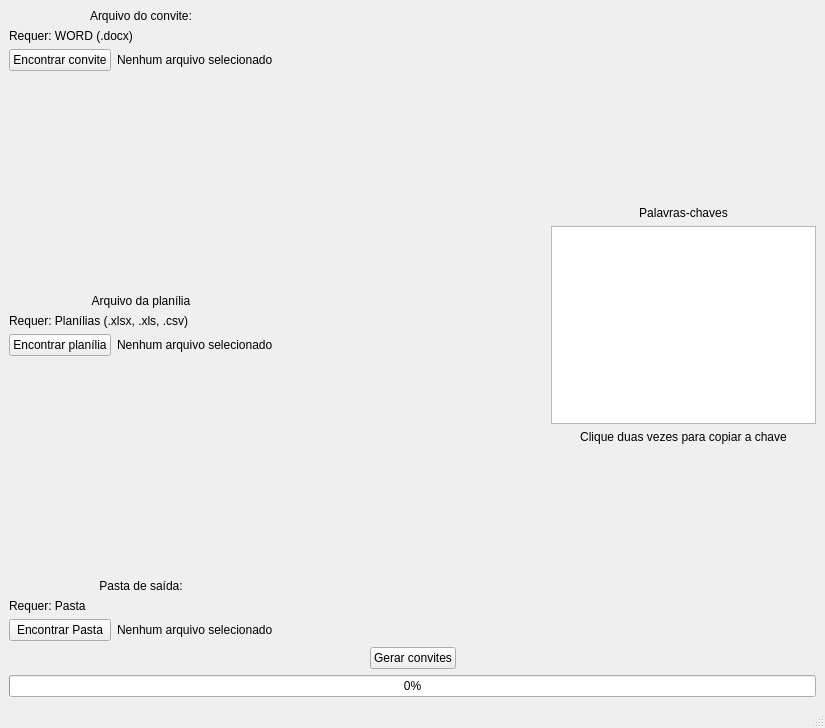
<?xml version="1.0" encoding="UTF-8"?>
<ui version="4.0">
 <class>GeradorConvite</class>
 <widget class="QMainWindow" name="GeradorConvite">
  <property name="geometry">
   <rect>
    <x>0</x>
    <y>0</y>
    <width>825</width>
    <height>728</height>
   </rect>
  </property>
  <property name="windowTitle">
   <string>MainWindow</string>
  </property>
  <widget class="QWidget" name="centralwidget">
   <layout class="QGridLayout" name="gridLayout_3">
    <item row="0" column="2">
     <layout class="QVBoxLayout" name="key_box">
      <item>
       <spacer name="verticalSpacer_3">
        <property name="orientation">
         <enum>Qt::Orientation::Vertical</enum>
        </property>
        <property name="sizeHint" stdset="0">
         <size>
          <width>20</width>
          <height>40</height>
         </size>
        </property>
       </spacer>
      </item>
      <item>
       <widget class="QLabel" name="label_10">
        <property name="sizePolicy">
         <sizepolicy hsizetype="Preferred" vsizetype="Preferred">
          <horstretch>0</horstretch>
          <verstretch>0</verstretch>
         </sizepolicy>
        </property>
        <property name="text">
         <string>Palavras-chaves</string>
        </property>
        <property name="alignment">
         <set>Qt::AlignmentFlag::AlignCenter</set>
        </property>
       </widget>
      </item>
      <item>
       <widget class="QListWidget" name="key_list"/>
      </item>
      <item>
       <widget class="QLabel" name="label_11">
        <property name="text">
         <string>Clique duas vezes para copiar a chave</string>
        </property>
        <property name="alignment">
         <set>Qt::AlignmentFlag::AlignCenter</set>
        </property>
       </widget>
      </item>
      <item>
       <spacer name="verticalSpacer_4">
        <property name="orientation">
         <enum>Qt::Orientation::Vertical</enum>
        </property>
        <property name="sizeHint" stdset="0">
         <size>
          <width>20</width>
          <height>40</height>
         </size>
        </property>
       </spacer>
      </item>
     </layout>
    </item>
    <item row="0" column="0">
     <layout class="QGridLayout" name="form">
      <item row="10" column="0">
       <widget class="QLabel" name="label_8">
        <property name="text">
         <string>Requer: Pasta</string>
        </property>
       </widget>
      </item>
      <item row="2" column="0">
       <widget class="QPushButton" name="findInvite">
        <property name="text">
         <string>Encontrar convite</string>
        </property>
       </widget>
      </item>
      <item row="11" column="1">
       <widget class="QLabel" name="destination_path">
        <property name="text">
         <string>Nenhum arquivo selecionado</string>
        </property>
       </widget>
      </item>
      <item row="7" column="0">
       <widget class="QPushButton" name="findList">
        <property name="text">
         <string>Encontrar planília</string>
        </property>
       </widget>
      </item>
      <item row="3" column="0" colspan="2">
       <spacer name="verticalSpacer">
        <property name="orientation">
         <enum>Qt::Orientation::Vertical</enum>
        </property>
        <property name="sizeHint" stdset="0">
         <size>
          <width>20</width>
          <height>40</height>
         </size>
        </property>
       </spacer>
      </item>
      <item row="4" column="0" colspan="2">
       <widget class="QLabel" name="label_4">
        <property name="sizePolicy">
         <sizepolicy hsizetype="Preferred" vsizetype="Preferred">
          <horstretch>0</horstretch>
          <verstretch>0</verstretch>
         </sizepolicy>
        </property>
        <property name="text">
         <string>Arquivo da planília</string>
        </property>
        <property name="alignment">
         <set>Qt::AlignmentFlag::AlignCenter</set>
        </property>
       </widget>
      </item>
      <item row="5" column="0" colspan="2">
       <widget class="QLabel" name="label_5">
        <property name="text">
         <string>Requer: Planílias (.xlsx, .xls, .csv)</string>
        </property>
       </widget>
      </item>
      <item row="11" column="0">
       <widget class="QPushButton" name="findDestination">
        <property name="text">
         <string>Encontrar Pasta</string>
        </property>
       </widget>
      </item>
      <item row="7" column="1">
       <widget class="QLabel" name="list_path">
        <property name="text">
         <string>Nenhum arquivo selecionado</string>
        </property>
       </widget>
      </item>
      <item row="0" column="0" colspan="2">
       <widget class="QLabel" name="label_2">
        <property name="sizePolicy">
         <sizepolicy hsizetype="Preferred" vsizetype="Preferred">
          <horstretch>0</horstretch>
          <verstretch>0</verstretch>
         </sizepolicy>
        </property>
        <property name="text">
         <string>Arquivo do convite:</string>
        </property>
        <property name="alignment">
         <set>Qt::AlignmentFlag::AlignCenter</set>
        </property>
       </widget>
      </item>
      <item row="1" column="0" colspan="2">
       <widget class="QLabel" name="label_3">
        <property name="text">
         <string>Requer: WORD (.docx)</string>
        </property>
       </widget>
      </item>
      <item row="8" column="0" colspan="2">
       <spacer name="verticalSpacer_2">
        <property name="orientation">
         <enum>Qt::Orientation::Vertical</enum>
        </property>
        <property name="sizeHint" stdset="0">
         <size>
          <width>20</width>
          <height>40</height>
         </size>
        </property>
       </spacer>
      </item>
      <item row="2" column="1">
       <widget class="QLabel" name="invite_path">
        <property name="text">
         <string>Nenhum arquivo selecionado</string>
        </property>
       </widget>
      </item>
      <item row="9" column="0" colspan="2">
       <widget class="QLabel" name="label_7">
        <property name="sizePolicy">
         <sizepolicy hsizetype="Preferred" vsizetype="Preferred">
          <horstretch>0</horstretch>
          <verstretch>0</verstretch>
         </sizepolicy>
        </property>
        <property name="text">
         <string>Pasta de saída:</string>
        </property>
        <property name="alignment">
         <set>Qt::AlignmentFlag::AlignCenter</set>
        </property>
       </widget>
      </item>
     </layout>
    </item>
    <item row="1" column="0" colspan="3">
     <layout class="QGridLayout" name="confirm">
      <item row="0" column="1">
       <widget class="QPushButton" name="generateInvites">
        <property name="text">
         <string>Gerar convites</string>
        </property>
       </widget>
      </item>
      <item row="0" column="0">
       <spacer name="horizontalSpacer_2">
        <property name="orientation">
         <enum>Qt::Orientation::Horizontal</enum>
        </property>
        <property name="sizeHint" stdset="0">
         <size>
          <width>40</width>
          <height>20</height>
         </size>
        </property>
       </spacer>
      </item>
      <item row="0" column="2">
       <spacer name="horizontalSpacer_3">
        <property name="orientation">
         <enum>Qt::Orientation::Horizontal</enum>
        </property>
        <property name="sizeHint" stdset="0">
         <size>
          <width>40</width>
          <height>20</height>
         </size>
        </property>
       </spacer>
      </item>
      <item row="1" column="0" colspan="3">
       <widget class="QProgressBar" name="invite_progress_bar">
        <property name="value">
         <number>0</number>
        </property>
       </widget>
      </item>
     </layout>
    </item>
    <item row="0" column="1">
     <layout class="QVBoxLayout" name="espaco">
      <item>
       <spacer name="horizontalSpacer">
        <property name="orientation">
         <enum>Qt::Orientation::Horizontal</enum>
        </property>
        <property name="sizeHint" stdset="0">
         <size>
          <width>40</width>
          <height>20</height>
         </size>
        </property>
       </spacer>
      </item>
     </layout>
    </item>
   </layout>
  </widget>
  <widget class="QStatusBar" name="statusbar"/>
 </widget>
 <resources/>
 <connections/>
</ui>
